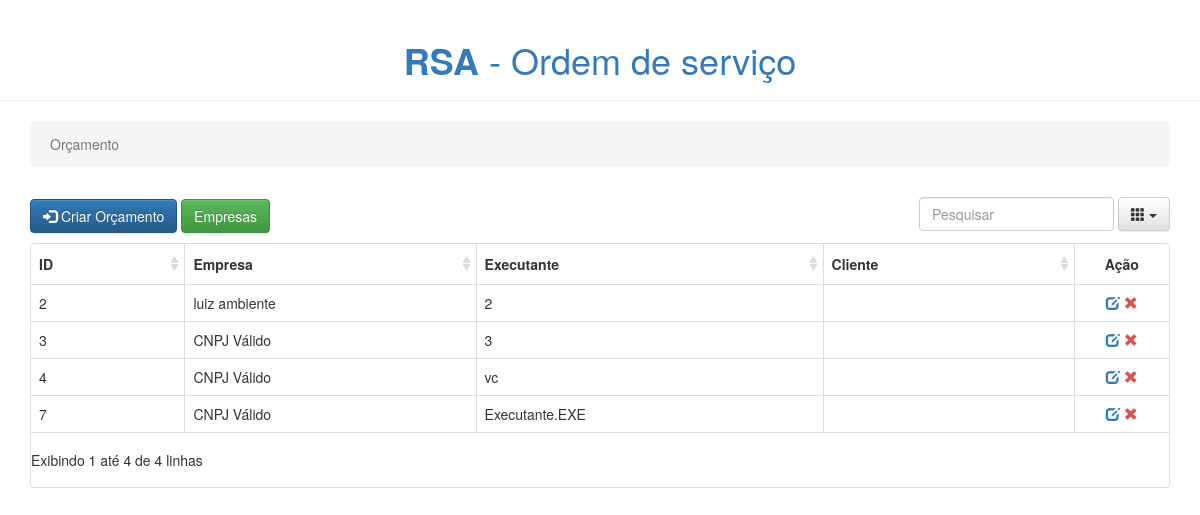
/pros/, run on an earlier commit of the app's database.
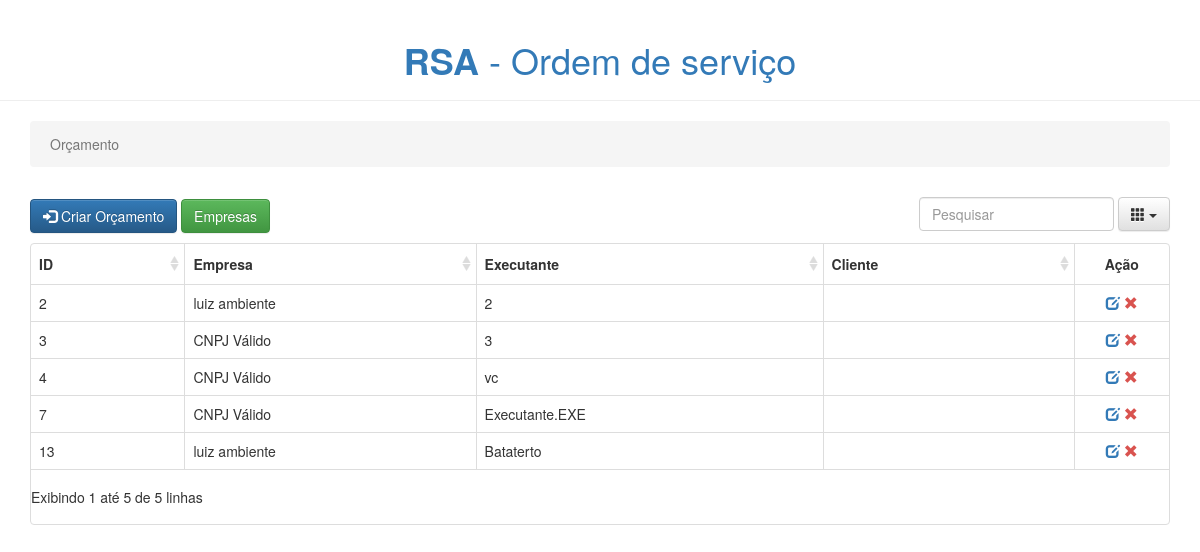
And on a later commit of the database.
### pros/models.py (models this page shows, shortened)
class Ordem(models.Model):
    empresa = models.CharField(max_length=20)
    cliente = models.CharField(max_length=20)
    data = models.DateField(default=datetime.now(), blank=True, null=True)
    num_nf_entrada = models.CharField(max_length=20)
    descricao = models.CharField(max_length=512)
    acessorios = models.CharField(max_length=200)
    observacoes = models.CharField(max_length=200)
    data_envio_orcamento = models.CharField(max_length=12)
    data_aprovacao = models.CharField(max_length=12)
    num_pedido = models.CharField(max_length=100)
    valor = models.IntegerField()
    executante = models.CharField(max_length=100)
    data_liberacao = models.CharField(max_length=12)
    num_nf_servico = models.CharField(max_length=20)
    num_nf_vendas = models.CharField(max_length=20)
    num_nf_devolucao = models.CharField(max_length=20)
    responsavel_preenchimento = models.CharField(max_length=100)

### pros/views.py (the view)
def index(request):
    ordem_list = Ordem.objects.order_by('id')
    return render(request, 'pros/index.html', {'ordem_list': ordem_list})

### pros/templates/pros/index.html (shortened to what this page needs)
<!DOCTYPE HTML>
{% include 'pros/base.html' %}
{% load staticfiles %}
<html lang="pt-br">
    <head>
    </head>
    <body>
        <header class="page-header text-center color-link-orcamento">
            <h1><strong>RSA</strong> - Ordem de serviço</h1>
        </header>
        <div class="container">
            <ul class="breadcrumb">
                <li class="active">Orçamento</li>
            </ul>
            <div id="toolbar-orcamento">
                <a type="button" class="btn btn-primary" href="{% url 'pros:cadastro_ordem' %}">
                    <i class="glyphicon glyphicon-log-in"></i> Criar Orçamento
                </a>
                <a type="button" class="btn btn-success" href="{% url 'pros:empresas' %}">
                     Empresas
                </a>
            </div>
            <table data-toggle="table"
                data-toolbar="#toolbar-orcamento"
                data-toolbar="#toolbar-empresa"
                data-search="true"
                data-sort-name="nome_empresa"
                data-sort-order="desc"
                data-pagination="true"
                data-show-footer="false"
                data-page-list="[10, 25, 50, 100, ALL]"
                data-minimum-count-columns="2"
                data-show-columns="true">
                <thead>
                    <tr>
                        <th data-field="num_ordem" data-sortable="true">ID</th>
                        <th data-field="data" data-sortable="true">Empresa</th>
                        <th data-field="executante" data-sortable="true">Executante</th>
                        <th data-field="cliente" data-sortable="true">Cliente</th>
                        <th data-field="action" class="col-md-1" data-align="center">Ação</th>
                    </tr>
                </thead>
                <tbody>
                    {% for ordem in ordem_list %}
                        <tr>
                            <td class="text-overflow">{{ ordem.id }}</td>
                            <td class="text-overflow">{{ ordem.empresa }}</td>
                            <td class="text-overflow">{{ ordem.executante }}</td>
                            <td class="text-overflow">{{ ordem.cliente }}</td>
                            <td class="col-md-1" data-align="center">
                                <a class="edit ml10" href="update_ordem/{{ ordem.id }}" title="Edit">
                                    <i class="glyphicon glyphicon-edit color-link-ordem"></i>
                                </a>
                                <a class="remove ml10 remove-ordem" title="Remove" data-toggle="modal" href="#"
                                   data-id="{{ ordem.id }}" data-num_pedido="{{ ordem.id }}"
                                   data-target="#ordem-del">
                                    <i class="glyphicon glyphicon-remove color-delete"></i>
                                </a>
                            </td>
                        </tr>
                    {% endfor %}
                </tbody>
            </table>
        </div>
    </body>
</html>

What changed in the data, as far as the page shows it:
added Ordem: id "13", empresa "luiz ambiente", executante "Bataterto"
Also different on the page:
text written by a page script: "Exibindo 1 até 4 de 4 linhas" → "Exibindo 1 até 5 de 5 linhas"
